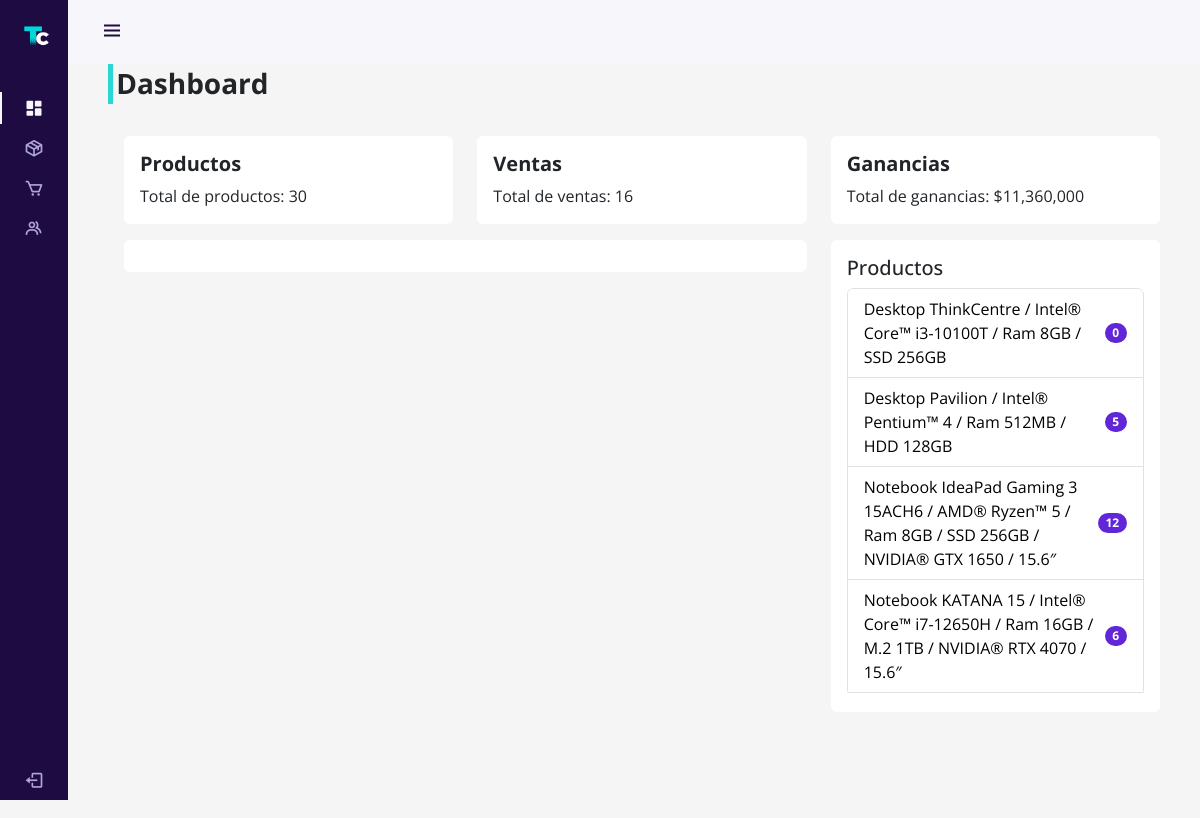
The app's page /administration/dashboard/ (signed in), older data.
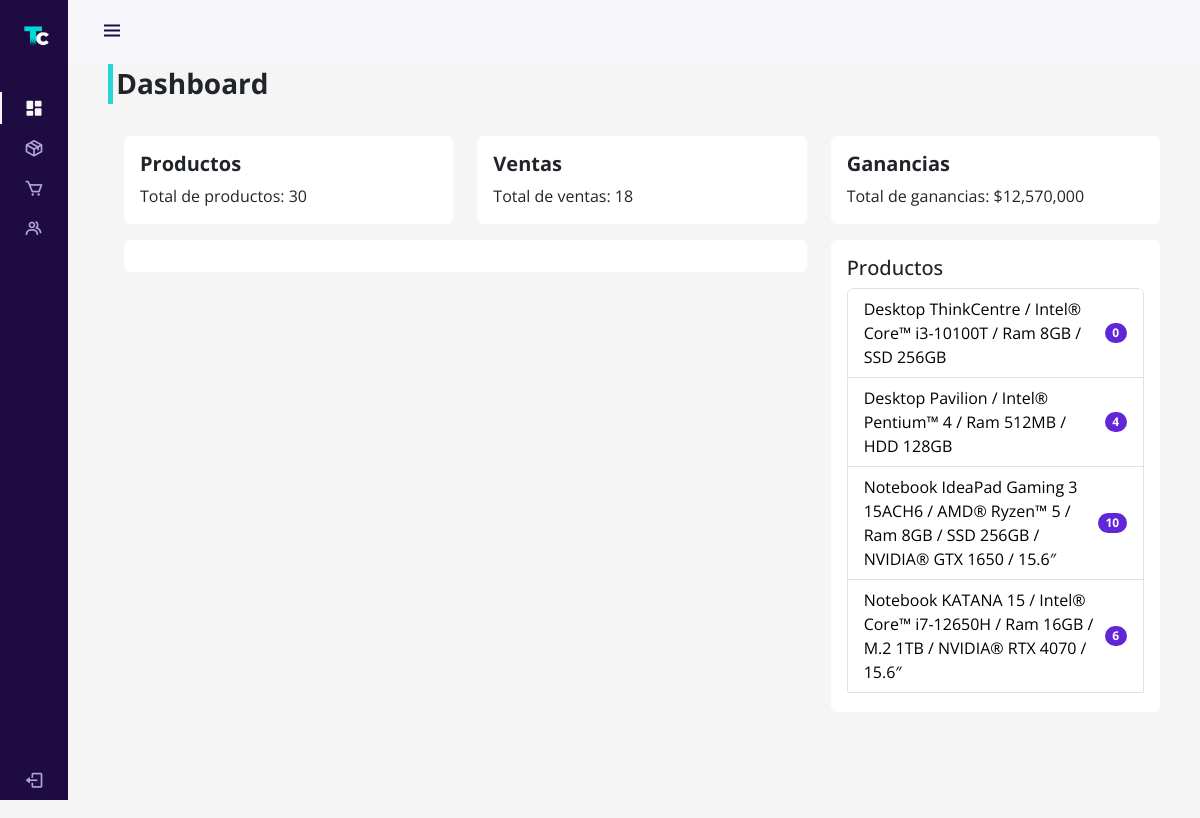
The same page, newer data.
### store/models.py (models this page shows, shortened)
class Product(models.Model):
    id = models.UUIDField(primary_key=True, default=uuid.uuid4, editable=False)
    name = models.CharField(max_length=100)
    price = models.IntegerField(default=0)
    description = models.TextField()
    ram = models.ManyToManyField(Ram)
    brand = models.ForeignKey(Brand, on_delete=models.SET_NULL, null=True, blank=True)
    storage = models.ManyToManyField(Storage)
    processor = models.ForeignKey(Processor, on_delete=models.SET_NULL, null=True, blank=True)
    graphicscard = models.ForeignKey(GraphicCard, on_delete=models.SET_NULL, null=True, blank=True)
    created_at = models.DateTimeField(auto_now_add=True)
    stock = models.IntegerField(default=0)
    image = models.ImageField(upload_to='static/products', null=True, blank=True)

### auth_user/views.py (the view)
# urls.py: path('administration/dashboard/', views.dashboard, name='dashboard'),
@login_required
@permission_required('auth_user.view_user', raise_exception=True)
def dashboard(request):
    count_products = Product.objects.all().count()
    count_sell = Recipe.objects.filter(complete=True).all().count()
    profit = RecipeDetails.objects.all().aggregate(profit=Sum(F('product__price') * F('quantity'), output_field=IntegerField()))['profit']
    data = []
    for i in range(1, 13):
        data.append(Recipe.objects.filter(created_at__month=i,complete=True).count())
    products = Product.objects.all()
    context = { "count_products": count_products, "count_sell": count_sell, "profit": profit, "data": data, "products": products}
    return render(request, 'auth_user/admin/dashboard.html', context)

### store/models.py (called while the page is built)
    @property
    def get_cart_items(self):
        recipeDetails = self.recipedetails_set.all()
        total = sum([item.quantity for item in recipeDetails])
        return total

### store/views.py (called while the page is built)
def cart_data(request):
    if request.user.is_authenticated:
        recipe, created = Recipe.objects.get_or_create(client=request.user, complete=False)
        items = recipe.recipedetails_set.all()
        cartItems = recipe.get_cart_items
    else:
        items = []
        recipe = {'get_cart_total':0, 'get_cart_items':0}
        cartItems = recipe['get_cart_items']
    return {'cartItems': cartItems, 'items': items, 'recipe': recipe}

### auth_user/templates/auth_user/admin/dashboard.html (shortened to what this page needs)
{% extends "auth_user/admin/template.html" %}
{% load humanize %}
{% block content %}
<h5 class="product-header fw-bold fs-3">Dashboard</h5>
<div class="container p-4">
    <div class="row mb-3 row-gap-3">
        <div class="col-md-4 col-sm-12">
            <div class="card bg-white border-0 pe-none">
                <div class="card-body">
                    <h5 class="card-title fw-bold">Productos</h5>
                    <p class="card-text">Total de productos: {{count_products}}</p>
                </div>
            </div>
        </div>
        <div class="col-md-4 col-sm-12">
            <div class="card bg-white border-0 pe-none">
                <div class="card-body">
                    <h5 class="card-title fw-bold">Ventas</h5>
                    <p class="card-text">Total de ventas: {{count_sell}}</p>
                </div>
            </div>
        </div>
        <div class="col-md-4 col-sm-12">
            <div class="card bg-white border-0 pe-none">
                <div class="card-body">
                    <h5 class="card-title fw-bold">Ganancias</h5>
                    <p class="card-text">Total de ganancias: ${{profit | intcomma}}</p>
                </div>
            </div>
        </div>
    </div>
    <div class="container p-0">
        <div class="row row-gap-3">
            <div class="col-md-8 col-sm-12">
                <div class="card bg-white border-0">
                    <div class="card-body">
                    </div>
                </div>
            </div>
            <div class="col-md-4 col-sm-12">
                <div class="card bg-white border-0">
                    <div class="card-body">
                        <h5 class="card-title">Productos</h5>
                        <ul class="list-group" style="max-height: 51vh;overflow-y: scroll;">
                            {% for product in products %}
                            <li class="list-group-item d-flex justify-content-between align-items-center">
                                <a href="{% url 'dash-editproduct' product.id%}" class="text-black">
                                    {{product.name}}
                                </a>
                                <span class="badge back-secondary rounded-pill">{{product.stock}}</span>
                            </li>
                            {% endfor %}
                        </ul>
                    </div>
                </div>
            </div>
        </div>
    </div>
</div>
{% endblock content %}

Row changes from the older to the newer data that the page shows:
changed Product "Desktop Pavilion / Intel® Pentium™ 4 / Ram 512MB / HDD 128GB": stock "5" → "4"
changed Product (number 3 of 4 on the later page): stock "12" → "10"
Text that changed along with them:
{{ count_sell }}: "16" → "18"
{{ profit | intcomma }}: "11,360,000" → "12,570,000"
